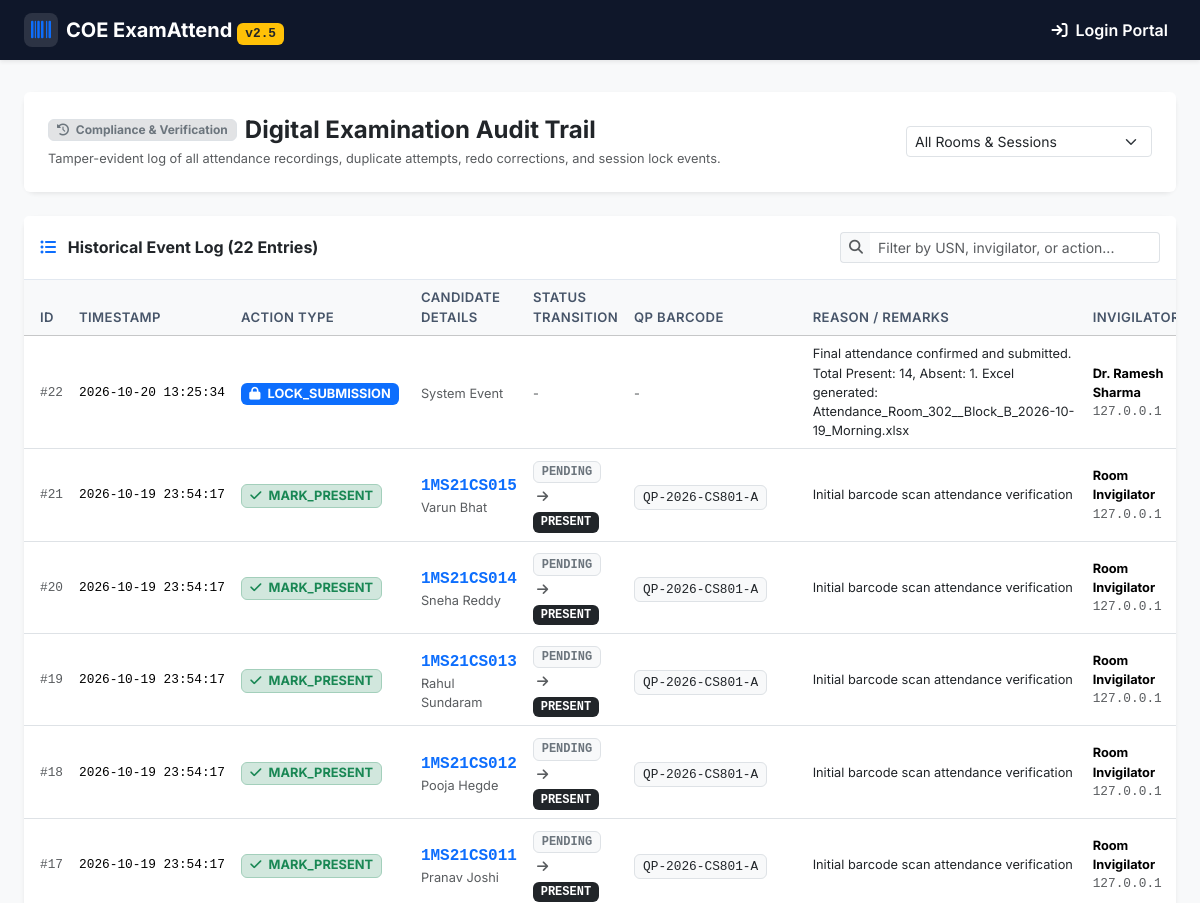
The page /audit (upper part) on the database as committed earlier.
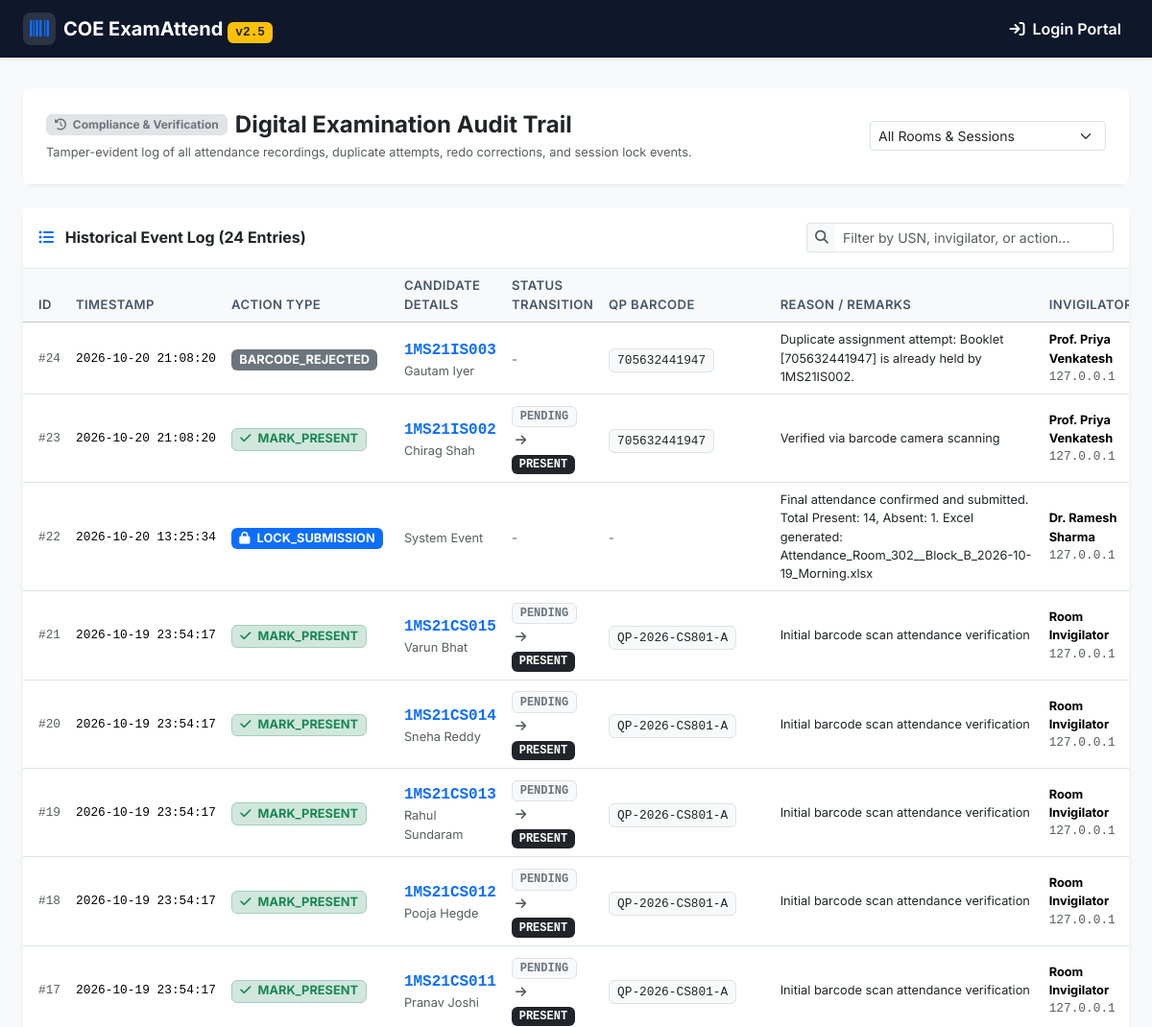
The same page on the database as committed later.
### tables this page shows
CREATE TABLE audit_trail (
        id INTEGER PRIMARY KEY AUTOINCREMENT,
        session_id INTEGER NOT NULL,
        usn TEXT,
        student_name TEXT,
        action_type TEXT NOT NULL, -- 'MARK_PRESENT', 'MARK_ABSENT', 'REDO_CORRECTION', 'LOCK_SUBMISSION', 'UNLOCK_OVERRIDE'
        old_status TEXT,
        new_status TEXT,
        qp_barcode TEXT,
        reason TEXT,
        invigilator_id TEXT NOT NULL,
        invigilator_name TEXT,
        timestamp TEXT NOT NULL,
        client_ip TEXT
    , user_id INTEGER);

### app.py (the view)
@app.route('/audit')
def audit_view():
    session_id = request.args.get('session_id', type=int)
    conn = get_db()
    cursor = conn.cursor()
    cursor.execute('SELECT id, course_code, room_number FROM exam_sessions ORDER BY id ASC')
    sessions = [dict(row) for row in cursor.fetchall()]
    query = '''
        SELECT a.*, s.course_code, s.room_number
        FROM audit_trail a
        LEFT JOIN exam_sessions s ON a.session_id = s.id
    '''
    params = []
    if session_id:
        query += ' WHERE a.session_id = ?'
        params.append(session_id)
    query += ' ORDER BY a.id DESC LIMIT 300'
    cursor.execute(query, params)
    logs = [dict(row) for row in cursor.fetchall()]
    conn.close()
    return render_template('audit.html', logs=logs, sessions=sessions, current_session_id=session_id)

### templates/audit.html (shortened to what this page needs)
{% extends 'base.html' %}
{% block content %}
<div class="container-fluid px-4">
    <div class="card border-0 shadow-sm mb-4">
        <div class="card-body p-4 bg-white rounded">
            <div class="d-flex flex-wrap align-items-center justify-content-between gap-3">
                <div>
                    <div class="d-flex align-items-center gap-2 mb-1">
                        <span class="badge bg-secondary-subtle text-secondary border px-2 py-1">
                            <i class="fa-solid fa-clock-rotate-left me-1"></i> Compliance & Verification
                        </span>
                        <h4 class="fw-bold mb-0 text-dark">Digital Examination Audit Trail</h4>
                    </div>
                    <p class="text-muted fs-7 mb-0">
                        Tamper-evident log of all attendance recordings, duplicate attempts, redo corrections, and session lock events.
                    </p>
                </div>
                <div class="d-flex align-items-center gap-2">
                    <form method="GET" action="/audit" class="d-flex gap-2">
                        <select name="session_id" class="form-select form-select-sm" onchange="this.form.submit()">
                            <option value="">All Rooms & Sessions</option>
                        </select>
                    </form>
                </div>
            </div>
        </div>
    </div>
    <div class="card border-0 shadow-sm">
        <div class="card-header bg-white py-3 d-flex align-items-center justify-content-between">
            <h6 class="fw-bold mb-0 text-dark">
                <i class="fa-solid fa-list-ul text-primary me-2"></i> Historical Event Log ({{ logs|length }} Entries)
            </h6>
            <div class="input-group input-group-sm" style="max-width: 320px;">
                <span class="input-group-text bg-light border-end-0"><i class="fa-solid fa-magnifying-glass text-muted"></i></span>
                <input type="text" id="auditSearch" class="form-control border-start-0" placeholder="Filter by USN, invigilator, or action..." onkeyup="filterAuditTable()">
            </div>
        </div>
        <div class="card-body p-0">
            <div class="table-responsive">
                <table class="table table-hover align-middle mb-0" id="auditTable">
                    <thead class="table-light">
                        <tr>
                            <th class="ps-3">ID</th>
                            <th>Timestamp</th>
                            <th>Action Type</th>
                            <th>Candidate Details</th>
                            <th>Status Transition</th>
                            <th>QP Barcode</th>
                            <th>Reason / Remarks</th>
                            <th>Invigilator</th>
                        </tr>
                    </thead>
                    <tbody>
                        {% if logs %}
                            {% for log in logs %}
                            <tr class="audit-row">
                                <td class="ps-3 text-muted font-monospace fs-7">#{{ log.id }}</td>
                                <td class="text-nowrap fs-7 font-monospace">{{ log.timestamp }}</td>
                                <td>
                                    {% if log.action_type == 'MARK_PRESENT' %}
                                        <span class="badge bg-success-subtle text-success border border-success-subtle fs-7">
                                            <i class="fa-solid fa-check me-1"></i> MARK_PRESENT
                                        </span>
                                    {% elif log.action_type == 'MARK_ABSENT' %}
                                        <span class="badge bg-danger-subtle text-danger border border-danger-subtle fs-7">
                                            <i class="fa-solid fa-xmark me-1"></i> MARK_ABSENT
                                        </span>
                                    {% elif log.action_type == 'REDO_CORRECTION' %}
                                        <span class="badge bg-warning-subtle text-dark border border-warning fs-7 fw-bold">
                                            <i class="fa-solid fa-rotate-left me-1"></i> REDO_CORRECTION
                                        </span>
                                    {% elif log.action_type == 'LOCK_SUBMISSION' %}
                                        <span class="badge bg-primary text-white fs-7">
                                            <i class="fa-solid fa-lock me-1"></i> LOCK_SUBMISSION
                                        </span>
                                    {% elif log.action_type == 'UNLOCK_OVERRIDE' %}
                                        <span class="badge bg-danger text-white fs-7">
                                            <i class="fa-solid fa-key me-1"></i> UNLOCK_OVERRIDE
                                        </span>
                                    {% else %}
                                        <span class="badge bg-secondary fs-7">{{ log.action_type }}</span>
                                    {% endif %}
                                </td>
                                <td>
                                    {% if log.usn %}
                                        <strong class="font-monospace text-primary">{{ log.usn }}</strong>
                                        <div class="text-muted fs-7">{{ log.student_name or '-' }}</div>
                                    {% else %}
                                        <span class="text-muted fs-7">System Event</span>
                                    {% endif %}
                                </td>
                                <td>
                                    {% if log.old_status and log.new_status %}
                                        <span class="badge bg-light text-secondary border font-monospace">{{ log.old_status }}</span>
                                        <i class="fa-solid fa-arrow-right text-muted mx-1 fs-7"></i>
                                        <span class="badge bg-dark font-monospace">{{ log.new_status }}</span>
                                    {% else %}
                                        <span class="text-muted fs-7">-</span>
                                    {% endif %}
                                </td>
                                <td>
                                    {% if log.qp_barcode %}
                                        <code class="bg-light px-2 py-1 rounded text-dark font-monospace fs-7 border">{{ log.qp_barcode }}</code>
                                    {% else %}
                                        <span class="text-muted fs-7">-</span>
                                    {% endif %}
                                </td>
                                <td class="fs-7 text-dark" style="max-width: 280px;">
                                    {{ log.reason or '-' }}
                                </td>
                                <td class="fs-7">
                                    <strong>{{ log.invigilator_name or log.invigilator_id }}</strong>
                                    <div class="text-muted fs-7 font-monospace">{{ log.client_ip or '127.0.0.1' }}</div>
                                </td>
                            </tr>
                            {% endfor %}
                        {% endif %}
                    </tbody>
                </table>
            </div>
        </div>
    </div>
</div>
{% endblock %}

### templates/base.html (shortened to what this page needs)
<!DOCTYPE html>
<html lang="en">
<head>
    <link href="https://cdn.jsdelivr.net/npm/bootstrap@5.3.3/dist/css/bootstrap.min.css" rel="stylesheet">
    <link rel="stylesheet" href="https://cdnjs.cloudflare.com/ajax/libs/font-awesome/6.5.2/css/all.min.css">
    <link rel="stylesheet" href="/static/css/style.css">
</head>
<body class="bg-light d-flex flex-column min-vh-100">
    <nav class="navbar navbar-expand-lg navbar-dark bg-navy shadow-sm sticky-top">
        <div class="container-fluid px-3 px-md-4">
            <a class="navbar-brand d-flex align-items-center gap-2 fw-bold" href="/departments">
                <div class="brand-icon-box">
                    <i class="fa-solid fa-barcode text-primary"></i>
                </div>
                <span>COE ExamAttend <span class="badge bg-warning text-dark font-monospace fs-7">v2.5</span></span>
            </a>
            <div class="collapse navbar-collapse" id="navMenu">
                {% if session.get('user_id') %}
                <ul class="navbar-nav me-auto mb-2 mb-lg-0 gap-1 ms-lg-3">
                    <li class="nav-item">
                        <a class="nav-link {% if request.path.startswith('/departments') or request.path == '/' %}active fw-semibold text-white{% endif %}" href="/departments">
                            <i class="fa-solid fa-building me-1"></i> Departments
                        </a>
                    </li>
                    {% if session.get('role') == 'ADMIN' %}
                    <li class="nav-item dropdown">
                        <a class="nav-link dropdown-toggle text-warning fw-semibold {% if request.path.startswith('/admin') %}active{% endif %}" href="#" role="button" data-bs-toggle="dropdown">
                            <i class="fa-solid fa-shield-halved me-1"></i> Admin Management
                        </a>
                        <ul class="dropdown-menu dropdown-menu-dark shadow">
                            <li><a class="dropdown-item" href="/admin"><i class="fa-solid fa-gauge me-2"></i> Admin Dashboard</a></li>
                            <li><hr class="dropdown-divider"></li>
                            <li><a class="dropdown-item" href="/admin/users"><i class="fa-solid fa-user-gear me-2"></i> Teacher Accounts</a></li>
                            <li><a class="dropdown-item" href="/admin/departments"><i class="fa-solid fa-building me-2"></i> Departments & Rooms</a></li>
                            <li><a class="dropdown-item" href="/admin/exams"><i class="fa-solid fa-file-pen me-2"></i> Exams & Sessions</a></li>
                            <li><a class="dropdown-item" href="/admin/students"><i class="fa-solid fa-user-graduate me-2"></i> Student Roster Import</a></li>
                            <li><a class="dropdown-item" href="/admin/barcodes"><i class="fa-solid fa-barcode me-2"></i> Booklet Barcode Registry</a></li>
                            <li><hr class="dropdown-divider"></li>
                            <li><a class="dropdown-item" href="/admin/audit"><i class="fa-solid fa-clock-rotate-left me-2"></i> Audit Trail & Logs</a></li>
                            <li><a class="dropdown-item" href="/admin/reports"><i class="fa-solid fa-file-excel me-2"></i> Submitted Reports</a></li>
                        </ul>
                    </li>
                    {% endif %}
                    <li class="nav-item">
                        <a class="nav-link {% if request.path == '/evaluator' %}active fw-semibold text-white{% endif %}" href="/evaluator">
                            <i class="fa-solid fa-clipboard-check me-1"></i> Cross-Verification
                        </a>
                    </li>
                    <li class="nav-item">
                        <a class="nav-link {% if request.path == '/audit' %}active fw-semibold text-white{% endif %}" href="/audit">
                            <i class="fa-solid fa-clock-rotate-left me-1"></i> Audit Trail
                        </a>
                    </li>
                    <li class="nav-item">
                        <a class="nav-link {% if request.path == '/sample_barcodes' %}active fw-semibold text-white{% endif %}" href="/sample_barcodes">
                            <i class="fa-solid fa-print me-1"></i> Sample Barcodes
                        </a>
                    </li>
                </ul>
                <div class="d-flex align-items-center flex-wrap gap-2 mt-2 mt-lg-0">
                    <span id="connectionBadge" class="badge rounded-pill bg-success-subtle text-success border border-success-subtle px-3 py-2">
                        <i class="fa-solid fa-circle-dot me-1"></i> Online
                    </span>
                    <div class="dropdown">
                        <button class="btn btn-outline-light btn-sm dropdown-toggle d-flex align-items-center gap-2" type="button" data-bs-toggle="dropdown">
                            <i class="fa-solid fa-user-circle fs-6"></i>
                            <span class="d-none d-sm-inline">{{ session.get('full_name', 'User') }}</span>
                            {% if session.get('role') == 'ADMIN' %}
                                <span class="badge bg-danger text-white fs-7">ADMIN</span>
                            {% else %}
                                <span class="badge bg-primary text-white fs-7">INVIGILATOR</span>
                            {% endif %}
                        </button>
                        <ul class="dropdown-menu dropdown-menu-end shadow">
                            <li class="dropdown-header">
                                <small class="text-muted">Logged in as</small><br>
                                <strong>{{ session.get('username') }}</strong>
                            </li>
                            <li><hr class="dropdown-divider"></li>
                            <li>
                                <a class="dropdown-item" href="#" data-bs-toggle="modal" data-bs-target="#changePasswordModal">
                                    <i class="fa-solid fa-key me-2 text-primary"></i> Set / Change Password
                                </a>
                            </li>
                            <li><hr class="dropdown-divider"></li>
                            <li><a class="dropdown-item text-danger" href="/logout"><i class="fa-solid fa-right-from-bracket me-2"></i> Logout</a></li>
                        </ul>
                    </div>
                </div>
                {% else %}
                <ul class="navbar-nav ms-auto mb-2 mb-lg-0">
                    <li class="nav-item">
                        <a class="nav-link text-white fw-semibold" href="/login">
                            <i class="fa-solid fa-arrow-right-to-bracket me-1"></i> Login Portal
                        </a>
                    </li>
                </ul>
                {% endif %}
            </div>
        </div>
    </nav>
    <main class="py-3 flex-grow-1">
        {% block content %}{% endblock %}
    </main>
</body>
</html>

Rows that differ between the two databases and show on the page:
added audit_trail: id "24", timestamp "2026-10-20 21:08:20", action_type "BARCODE_REJECTED", usn "1MS21IS003", student_name "Gautam Iyer", qp_barcode "705632441947", reason "Duplicate assignment attempt: Booklet [705632441947] is already held by 1MS21IS002.", invigilator_name "Prof. Priya Venkatesh", client_ip "127.0.0.1"
added audit_trail: id "23", timestamp "2026-10-20 21:08:20", action_type "MARK_PRESENT" (drawn), usn "1MS21IS002", student_name "Chirag Shah", old_status "PENDING", new_status "PRESENT", qp_barcode "705632441947", reason "Verified via barcode camera scanning", invigilator_name "Prof. Priya Venkatesh", client_ip "127.0.0.1"
Other text that changed with them:
{{ logs|length }}: "22" → "24"
